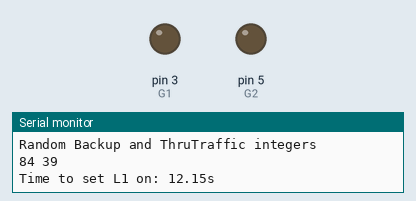
This sketch was run on a simulated Arduino Uno, built with avr-gcc and run on an emulated ATmega328P. Parts: output pins drawn as LEDs (lit = HIGH), the last lines printed to the serial monitor. Random numbers use the default seed unless the sketch sets one; pins used as bus, display or sensor lines are not drawn.

Above: at 0.1 s.
At 55.2 s:
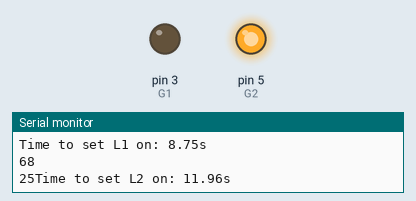
At 127.1 s:
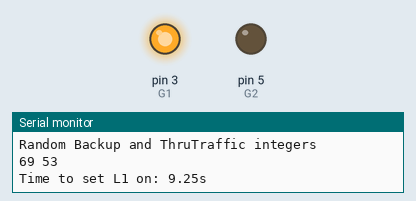
Timing chart, 0 to 128.6 s (numbered marks = the images above):
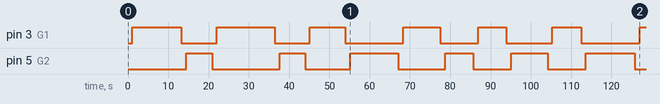

The sketch:

traffic_light.ino
```cpp
#define  R1 2
#define  G1 3
#define  R2 4
#define  G2 5

void setup() {
  // put your setup code here, to run once:
  Serial.begin(9600);
  randomSeed(analogRead(0));

  // four mode changes called to ensure that the pins used for the pairs of Red and Green lights are in the proper model
  pinMode(R1, OUTPUT); // R1
  pinMode(G1, OUTPUT); // G1
  pinMode(R2, OUTPUT); // R2
  pinMode(G2, OUTPUT); // G2
  digitalWrite(R1, HIGH);
  digitalWrite(G1, LOW);
  digitalWrite(R2, HIGH);
  digitalWrite(G2, LOW);
}

void loop() {
  //Serial.print("Hello\n");
  //delay(1000);

  int *array;
  double *DoT;
  double crispTime;
  //randNumber(array);
  array[1] = random(100);
  array[2] = random(100);
  Serial.print("Random Backup and ThruTraffic integers\n");
  Serial.print(array[1]);
  Serial.print(' ');
  //Serial.println();
  Serial.print(array[2]);
  Serial.print("\n\n");
  DoT = getDoT(array[1], array[2]);
  //Serial.print("Degrees of Truth:\n");
  //Serial.print(DoT[0]);
  //Serial.println();
  //Serial.print(DoT[1]);
  //Serial.println();
  //Serial.print(DoT[2]);
  //Serial.println();
  //Serial.print(DoT[3]);
  //Serial.println();
  //Serial.print(DoT[4]);
  //Serial.println();
  //Serial.print(DoT[5]);
  //Serial.println();
  crispTime = defuzzify(DoT);
  Serial.print("Time to set L1 on: ");
  Serial.print(crispTime);
  Serial.print('s');
  Serial.println("\n\n");
  lightChange(crispTime, 1);
  //randNumber(array);
  array[1] = random(100);
  array[2] = random(100);
  DoT = getDoT(array[1], array[2]);
  Serial.print(array[1]);
  Serial.print("\n");
  Serial.print(array[2]);
  crispTime = defuzzify(DoT);
   Serial.print("Time to set L2 on: ");
  Serial.print(crispTime);
  Serial.print('s');
  Serial.println("\n\n");
  lightChange(crispTime, 2);
}

double defuzzify(double *dot){
  int i,k,z=0;
  double statetable[9];
  double crisptime;
  double finalweights[4];

  for(i=0;i<3;i++){
    for(k=0;k<3;k++){
       statetable[z] = min(dot[k],dot[3+i]);
       z++;
    }
  }
  finalweights[0] = maxval(statetable[3], statetable[6], 0.0, 0.0);
  finalweights[1] = maxval(statetable[0],statetable[4],statetable[7],statetable[8]);
  finalweights[2] = maxval(statetable[1],statetable[5],0.0,0.0);
  finalweights[3] = statetable[2];
  crisptime = (5.0 * finalweights[0]) + (7.0 * finalweights[1]) + (12.0 * finalweights[2]) + (15.0 * finalweights[3]);
  crisptime = crisptime / (finalweights[0] + finalweights[1] + finalweights[2] + finalweights[3]);
  return crisptime;
}

double minval(double x, double y){
  if(x < y) return x;
  else return y;
}

double maxval(double raphael, double michaelangelo, double leonardo, double donatello){
  if((raphael > michaelangelo) && (raphael > leonardo) && (raphael > donatello)) return raphael;
  if((michaelangelo > raphael) && (michaelangelo > leonardo) && (michaelangelo > donatello)) return michaelangelo;
  if((leonardo > raphael) && (leonardo > michaelangelo) && (leonardo > donatello)) return leonardo;
  if((donatello > raphael) && (donatello > michaelangelo) && (donatello > leonardo)) return donatello;
  return 0.0;
}

int randNumber(int *array){
//randomSeed(analogRead(0));
array[1] = random(100);
array[2] = random(100);
//return array;
return 1;
}

void lightChange(double lDelay, int gType) {
  // function called to take defuzzified time as the first input and a hard 1 or 2 as second input
  // turns on and off the traffic lights at the determined inputs
  // gType is 1 for the first set of lights and 2 for the second set
  // lDelay is the output of the defuzzification
  // 1/10th of a second delay is added between digitial writes for safety and smoothness, remove or alter if needed.

  if(gType == 1){
    // turn off R1 turn on G1
    delay(1000);
    digitalWrite(R1, LOW);
    delay(100);
    digitalWrite(G1, HIGH);

    // delay for the time taken as input
    delay(1000*lDelay); // delay is in ms so *1000

    // turn off G1 turn on R1
    digitalWrite(G1, LOW);
    delay(100);
    digitalWrite(R1, HIGH);

  }
  else if(gType == 2){
    // turn off R2 turn on G2
    delay(1000);
    digitalWrite(R2, LOW);
    delay(100);
    digitalWrite(G2, HIGH);

    // delay for the time taken as input
    delay(1000*lDelay);

    // turn off G2 turn on R2
    digitalWrite(G2, LOW);
    delay(100);
    digitalWrite(R2, HIGH);

  }
}

double* getDoT(int waiting, int through)
{
  /*Holds degree of truth in following order
  Few Waiting, Some Waiting, Lots Waiting,
  Not Busy, Kind of Busy, Very Busy */
  static double DoT[6];

  /*Gets degrees of truth for cars stopped
    at red light */
  if(waiting <= 20)
  {
    DoT[0] = 1;
    DoT[1] = 0;
    DoT[2] = 0;
  }
  else if(waiting > 20 && waiting <= 40)
  {
    DoT[0] = (40 - waiting) * .05;
    DoT[1] = (waiting - 20) * .05;
    DoT[2] = 0;
  }
  else if(waiting > 40 && waiting <= 60)
  {
    DoT[0] = 0;
    DoT[1] = 1;
    DoT[2] = 0;
  }
  else if(waiting > 60 && waiting <= 80)
  {
    DoT[0] = 0;
    DoT[1] = (80 - waiting) * .05;
    DoT[2] = (waiting - 60) * .05;
  }
  else if(waiting > 80)
  {
    DoT[0] = 0;
    DoT[1] = 0;
    DoT[2] = 1;
  }

  /*Gets degrees of truth for cars going through
    gree light */
  if(through <= 20)
  {
    DoT[3] = 1;
    DoT[4] = 0;
    DoT[5] = 0;
  }
  if(through > 20 && through <= 40)
  {
    DoT[3] = (40 - through) * .05;
    DoT[4] = (through - 20) * .05;
    DoT[5] = 0;
  }
  if(through > 40 && through <= 60)
  {
    DoT[3] = 0;
    DoT[4] = 1;
    DoT[5] = 0;
  }
  if(through > 60 && through <= 80)
  {
    DoT[3] = 0;
    DoT[4] = (80 - through) * .05;
    DoT[5] = (through - 60) * .05;
  }
  if(through > 80)
  {
    DoT[3] = 0;
    DoT[4] = 0;
    DoT[5] = 1;
  }

  return DoT;
}
```

fuzzy.c
```cpp
/*
#include <stdio.h>
#include <stdlib.h>
//#include <time.h>


//double defuzzify(double degreeoftruth[6]);
double defuzzify(double* degreeoftruth);
double min(double x, double y);
double max(double raphael, double michaelangelo, double leonardo, double donatello);
double* getDoT(int waiting, int through);

int main(void){
  srand(time(NULL));
  int i;
  double degree[6];
  double* DoT;
  double result;
  int waiting = rand() % 101;
  int through = rand() % 101;

  degree[0] = .33;
  degree[1] = .67;
  degree[2] = 0;
  degree[3] = .33;
  degree[4] = .67;
  degree[5] = 0;

  printf("Waiting: %d\nThrough: %d\n", waiting, through);

  DoT = getDoT(waiting, through);
  for (i = 0; i < 6; i++)
  {
	printf( "Degree of truth %d: %lf\n", i, *(DoT + i));
  }
  //result = defuzzify(degree);
  result = defuzzify(DoT);
  printf("Crisp time is %lf\n", result);
  return 0;
}

//double defuzzify(double dot[6]){
double defuzzify(double* dot){
  int i,k,z=0;
  double statetable[9];
  double crisptime;
  double finalweights[4];

  for(i=0;i<3;i++){
    for(k=0;k<3;k++){
       //statetable[z] = min(dot[k],dot[3+i]);
       statetable[z] = min(*(dot + k), *(dot + 3 + i));
       z++;
    }
  }
  finalweights[0] = max(statetable[3], statetable[6], 0.0, 0.0);
  finalweights[1] = max(statetable[0],statetable[4],statetable[7],statetable[8]);
  finalweights[2] = max(statetable[1],statetable[5],0.0,0.0);
  finalweights[3] = statetable[2];
  crisptime = (5.0 * finalweights[0]) + (7.0 * finalweights[1]) + (12.0 * finalweights[2]) + (15.0 * finalweights[3]);
  crisptime = crisptime / (finalweights[0] + finalweights[1] + finalweights[2] + finalweights[3]);
  return crisptime;
}

double min(double x, double y){
  if(x < y) return x;
  else return y;
}

double max(double raphael, double michaelangelo, double leonardo, double donatello){
  if((raphael > michaelangelo) && (raphael > leonardo) && (raphael > donatello)) return raphael;
  if((michaelangelo > raphael) && (michaelangelo > leonardo) && (michaelangelo > donatello)) return michaelangelo;
  if((leonardo > raphael) && (leonardo > michaelangelo) && (leonardo > donatello)) return leonardo;
  if((donatello > raphael) && (donatello > michaelangelo) && (donatello > leonardo)) return donatello;
  return 0.0;
}

double* getDoT(int waiting, int through)
{
	Holds degree of truth in following order
	Few Waiting, Some Waiting, Lots Waiting,
	Not Busy, Kind of Busy, Very Busy
	static double DoT[6];

	Gets degrees of truth for cars stopped
	  at red light
	if(waiting <= 20)
	{
		DoT[0] = 1;
		DoT[1] = 0;
		DoT[2] = 0;
	}
	else if(waiting > 20 && waiting <= 40)
	{
		DoT[0] = (40 - waiting) * .05;
		DoT[1] = (waiting - 20) * .05;
		DoT[2] = 0;
	}
	else if(waiting > 40 && waiting <= 60)
	{
		DoT[0] = 0;
		DoT[1] = 1;
		DoT[2] = 0;
	}
	else if(waiting > 60 && waiting <= 80)
	{
		DoT[0] = 0;
		DoT[1] = (80 - waiting) * .05;
		DoT[2] = (waiting - 60) * .05;
	}
	else if(waiting > 80)
	{
		DoT[0] = 0;
		DoT[1] = 0;
		DoT[2] = 1;
	}

	Gets degrees of truth for cars going through
	  gree light
	if(through <= 20)
	{
		DoT[3] = 1;
		DoT[4] = 0;
		DoT[5] = 0;
	}
	if(through > 20 && through <= 40)
	{
		DoT[3] = (40 - through) * .05;
		DoT[4] = (through - 20) * .05;
		DoT[5] = 0;
	}
	if(through > 40 && through <= 60)
	{
		DoT[3] = 0;
		DoT[4] = 1;
		DoT[5] = 0;
	}
	if(through > 60 && through <= 80)
	{
		DoT[3] = 0;
		DoT[4] = (80 - through) * .05;
		DoT[5] = (through - 60) * .05;
	}
	if(through > 80)
	{
		DoT[3] = 0;
		DoT[4] = 0;
		DoT[5] = 1;
	}

	return DoT;
}
*/
```

Measured:
- by itself, pin 3 (G1): LOW → HIGH at 1.1 s, → LOW 12.2 s later, → HIGH 8.8 s later, → LOW 14.4 s later, … (13 changes in this stretch)
- by itself, pin 5 (G2): LOW → HIGH at 14.5 s, → LOW 6.4 s later, → HIGH 16.8 s later, → LOW 6.3 s later, … (12 changes in this stretch)
